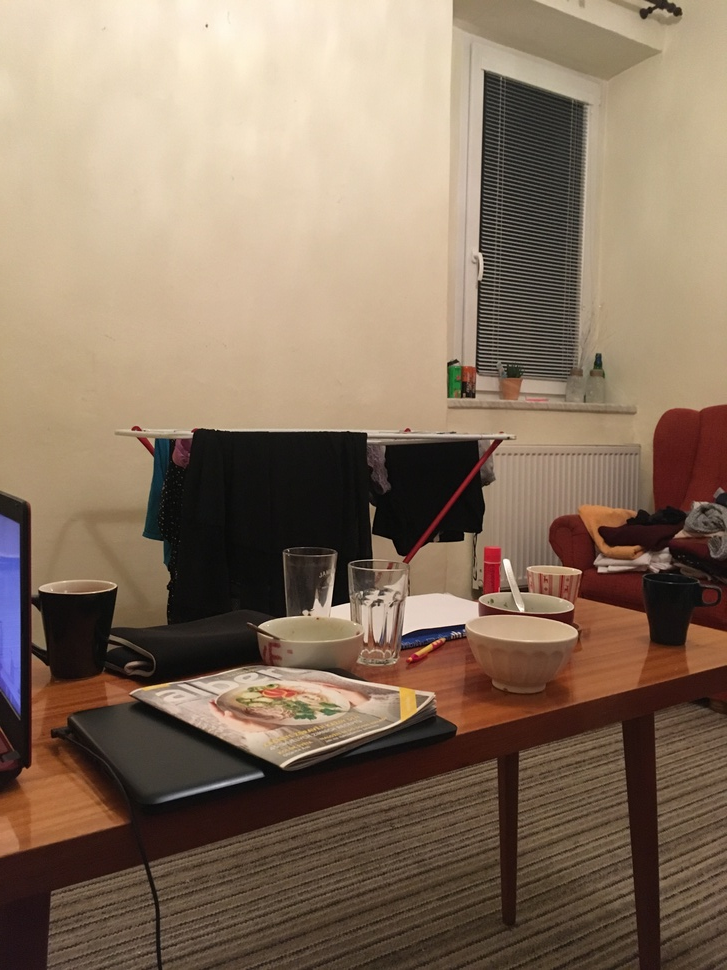
#> input picture 2_semestr/MUL/Proj1/images/diffrent.jpg, 727 x 970 px, shrunk from 3024 x 4032 before the run
$ python color_kmeans.py --image images/diffrent.jpg --clusters 3
#> lines starting #> are read from the running program, lines starting #| are printed output that depends on the picture
### 2_semestr/MUL/Proj1/utils.py
# import the necessary packages
import numpy as np
import cv2

def centroid_histogram(clt):
	# grab the number of different clusters and create a histogram
	# based on the number of pixels assigned to each cluster
	numLabels = np.arange(0, len(np.unique(clt.labels_)) + 1)
	(hist, _) = np.histogram(clt.labels_, bins = numLabels)

	# normalize the histogram, such that it sums to one
	hist = hist.astype("float")
	hist /= hist.sum()

	# return the histogram
	return hist

def plot_colors(hist, centroids):
	# initialize the bar chart representing the relative frequency
	# of each of the colors
	bar = np.zeros((50, 300, 3), dtype = "uint8")
	startX = 0

	# loop over the percentage of each cluster and the color of
	# each cluster
	for (percent, color) in zip(hist, centroids):
		# plot the relative percentage of each cluster
		endX = startX + (percent * 300)
		cv2.rectangle(bar, (int(startX), 0), (int(endX), 50),
			color.astype("uint8").tolist(), -1)
		startX = endX

	# return the bar chart
	return bar

### 2_semestr/MUL/Proj1/color_kmeans.py
# USAGE
# python color_kmeans.py --image images/jp.png --clusters 3

# import the necessary packages
from sklearn import cluster
import matplotlib.pyplot as plt
import argparse
import utils
import cv2
import os

# construct the argument parser and parse the arguments
ap = argparse.ArgumentParser()
ap.add_argument("-i", "--image", required = True, help = "Path to the image")
ap.add_argument("-c", "--clusters", required = True, type = int,
	help = "# of clusters")
args = vars(ap.parse_args())

# load the image and convert it from BGR to RGB so that
# we can dispaly it with matplotlib
image = cv2.imread(args["image"])
#> image is the input picture: shape (970, 727, 3); mean B, G, R 96.2, 115.4, 135.9
image = cv2.cvtColor(image, cv2.COLOR_BGR2RGB)

# show our image
plt.figure()
plt.axis("off")
plt.imshow(image)

# reshape the image to be a list of pixels
image = image.reshape((image.shape[0] * image.shape[1], 3))

# cluster the pixel intensities
clt = cluster.KMeans(n_clusters = args["clusters"])
clt.fit(image)

# build a histogram of clusters and then create a figure
# representing the number of pixels labeled to each color
hist = utils.centroid_histogram(clt)
bar = utils.plot_colors(hist, clt.cluster_centers_)
#> after the loop in plot_colors, `for (percent, color) in zip(hist, centroids):`:
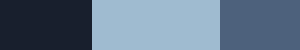
#> bar: shape (50, 300, 3); mean of channels 0, 1, 2 135.6, 115.2, 95.7; drawn as B, G, R

# show our color bart
plt.figure()
plt.axis("off")
plt.imshow(bar)
plt.show()
